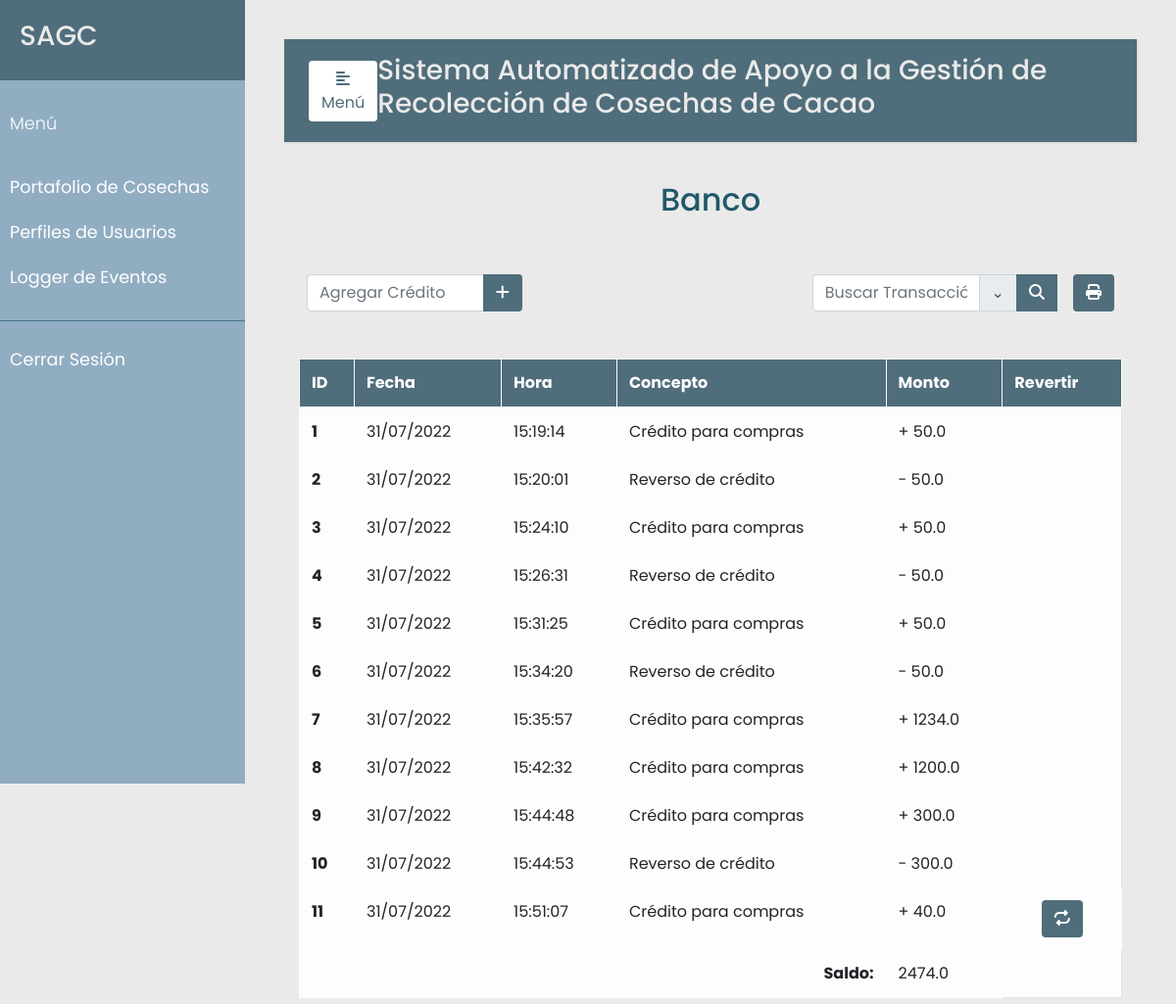
The page /bancos/ (signed in) on the database its author committed.
### src/models.py (models this page shows, shortened)
class Banco(db.Model):
    __tablename__ = 'bancos'
    id = db.Column(db.Integer, primary_key=True)
    compra_id = db.Column(db.Integer, nullable=True, unique=True)
    financia_id = db.Column(db.Integer, nullable=True, unique=True)
    fecha = db.Column(db.DateTime, nullable=False)
    concepto = db.Column(db.String(120), nullable=False)
    monto = db.Column(db.Float, nullable=False)
    credito = db.Column(db.Boolean, nullable=False)
    agg_gerente = db.Column(db.Boolean, default=False)
    revertido = db.Column(db.Boolean, default=False)

### src/bancos.py (the view, shortened to what this page needs)
@app.route('/bancos/', methods=['GET', 'POST'])
@login_required
def bancos():
    bancos = Banco.query.all()
    error=None
    saldo = sum([b.monto for b in bancos if b.credito]) - sum([b.monto for b in bancos if not b.credito])
    return render_template('bancos.html', error=error, bancos=bancos, saldo=saldo)

### src/decoradores.py (called while the page is built)
def login_required(f):
    @wraps(f)
    def wrap(*args, **kwargs):
        if 'logged_in' in session:
            return f(*args, **kwargs)
        else:
            flash('Necesitas iniciar sesión primero')
            return redirect(url_for('login'))
    return wrap

### templates/bancos.html (shortened to what this page needs)
{% extends "base.html" %}
{% set active_page = "banco" %}
{% block content %}
<section class="vh-100">
    <div class="container h-100">
        <p class="text-center h2 fw-bold mb-5 mx-1 mx-md-4 mt-4" id="Nombre-Cosecha">Banco</p>
        <form action='/bancos/search' method="POST">
          <div class="d-flex flex-row-reverse bd-highlight">
            <div class="p-2 bd-highlight">
              <button type="submit" id="printer" class="btn" style="color:#fff; background-color:#4F6D7A;">
                <i class="fa fa-print" aria-hidden="true"></i>
              </button>
            </div>
            <div class="p-2 bd-highlight">
              <div class="input-group mb-3">
                <input type="text" class="form-control" placeholder="Buscar Transacción" aria-label="Buscar" name="search_bancos" value="{{request.form.search_bancos}}">
                <div class="input-group-append">
                  <span class="input-group-text" id="basic-addon1"><a data-toggle="collapse" href="#collapse1"> ⌄ </a></span>
                </div>
                <div class="input-group-append">
                  <button type="submit" id="search_bancos" name="action-type" value="search" class="btn" style="color:#fff; background-color:#4F6D7A";>
                    <i class="fas fa-search" aria-hidden="true"></i>
                  </button>
                </div>
              </div>
            </div>
        </form>
            <div class="col-4"></div>
            <form action='/bancos/' method="POST">
              <div class="p-2 bd-highlight">
                <div class="input-group mb-2">
                  <input type="number" class="form-control" placeholder="Agregar Crédito" aria-label="agregar" name="agregar_credito" value="{{request.form.agregar_credito}}">
                  <div class="input-group-append">
                    <button type="submit" id="agregar_credito" name="action-type" class="btn" style="color:#fff; background-color:#4F6D7A;">
                        <i class="fa-solid fa-plus" aria-hidden="true"></i>
                    </button>
                  </div>
                </div>
              </div>
            </form>
          </div>
        <br/>
        <table class="table table-bordered table-light table-hover" id="tabla_cosechas">
          <thead>
            <tr>
              <th scope="col">ID</th>
              <th scope="col">Fecha</th>
              <th scope="col">Hora</th>
              <th scope="col">Concepto</th>
              <th scope="col">Monto</th>
              <th scope="col">Revertir</th>
            </tr>
          </thead>
          <tbody>
            {% for u in bancos %}
            <tr>
              <th scope="row">{{u.id}}</th>
              <td>{{ u.fecha.strftime("%d/%m/%Y") }}</td>
              <td>{{ u.fecha.strftime("%H:%M:%S") }}</td>
              <td>{{ u.concepto }}</td>
              <td>{% if u.credito %}+{% endif%}
                  {% if not u.credito %}-{% endif%}
                  {{ u.monto }}
              </td>
              {% if u.agg_gerente and not u.revertido %}
              <td class="print-backtrack" style="text-align: center">
                <button type="button" class="btn action" data-toggle="modal" data-target="#backtrack-modal-{{u.id}}">
                  <i class="fa fa-repeat" aria-hidden="true"></i>
                </button>
              </td>
              {% endif %}
            </tr>
            {% endfor %}
            <tr>
              <th colspan="4" scope="row" colspan="11" style="text-align: right;">Saldo:</th>
              <td colspan="1">{{ saldo }}</td>
            </tr>
          </tbody>
        </table>
    </div>
{% endblock %}

### static/css/styles.css (style rules this page uses)
body { font-family: 'Poppins', sans-serif; background: #EAEAEA; }
p { font-family: 'Poppins', sans-serif; font-size: 1.1em; font-weight: 300; line-height: 1.7em; color: #215968; }
a, a:hover, a:focus { color: inherit; text-decoration: none; transition: all 0.3s; }
a[data-toggle="collapse"] { position: relative; }
.btn.action { color:#fff; background-color:#4F6D7A; }
thead { color:#fff; background-color:#4F6D7A; }

### rows shown on the page
Banco: id "1", fecha "31/07/2022", fecha "15:19:14", concepto "Crédito para compras", monto "50.0"
Banco: id "2", fecha "31/07/2022", fecha "15:20:01", concepto "Reverso de crédito", monto "50.0"
Banco: id "3", fecha "31/07/2022", fecha "15:24:10", concepto "Crédito para compras", monto "50.0"
Banco: id "4", fecha "31/07/2022", fecha "15:26:31", concepto "Reverso de crédito", monto "50.0"
Banco: id "5", fecha "31/07/2022", fecha "15:31:25", concepto "Crédito para compras", monto "50.0"
Banco: id "6", fecha "31/07/2022", fecha "15:34:20", concepto "Reverso de crédito", monto "50.0"
Banco: id "7", fecha "31/07/2022", fecha "15:35:57", concepto "Crédito para compras", monto "1234.0"
Banco: id "8", fecha "31/07/2022", fecha "15:42:32", concepto "Crédito para compras", monto "1200.0"
Banco: id "9", fecha "31/07/2022", fecha "15:44:48", concepto "Crédito para compras", monto "300.0"
Banco: id "10", fecha "31/07/2022", fecha "15:44:53", concepto "Reverso de crédito", monto "300.0"
Banco: id "11", fecha "31/07/2022", fecha "15:51:07", concepto "Crédito para compras", monto "40.0"

### other values the page prints
{{ saldo }} "2474.0"
